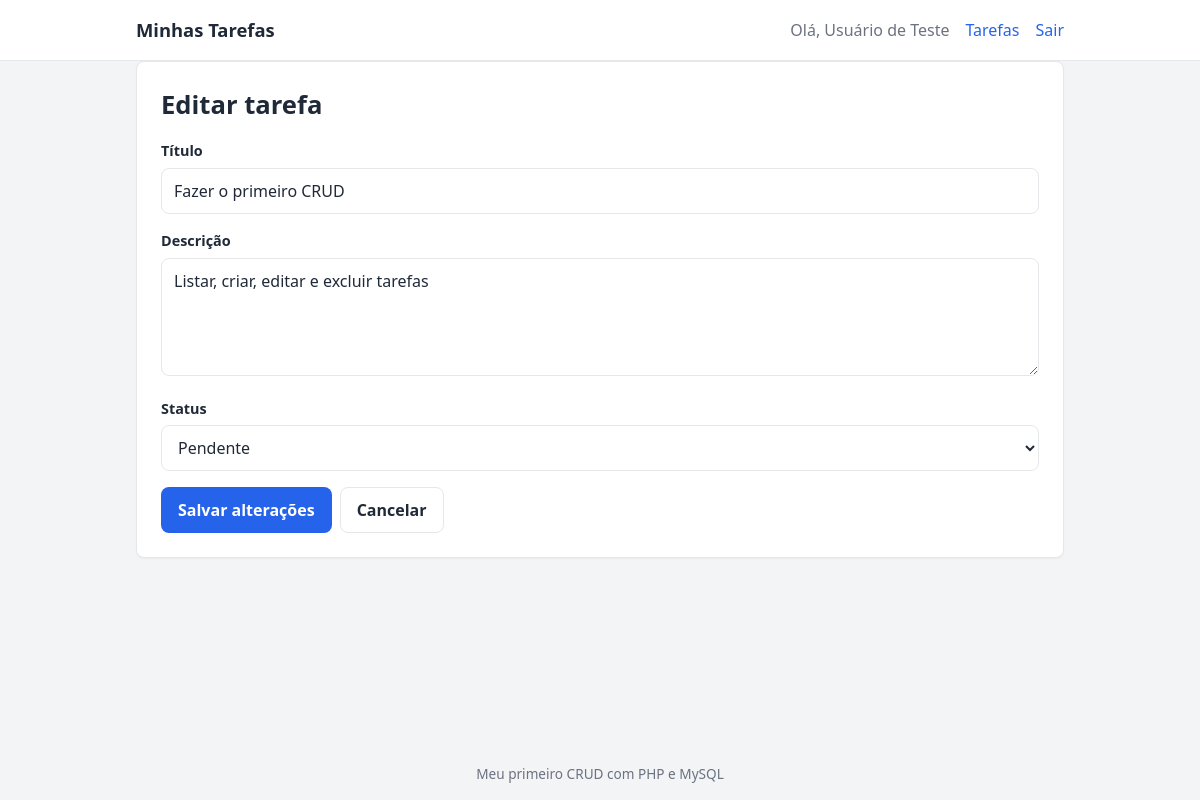
The page /editar.php?id=3 (signed in) on the database its author committed.
### tables this page shows
CREATE TABLE IF NOT EXISTS tarefas (
  id            INT UNSIGNED AUTO_INCREMENT PRIMARY KEY,
  usuario_id    INT UNSIGNED NOT NULL,
  titulo        VARCHAR(150) NOT NULL,
  descricao     TEXT NULL,
  status        ENUM('pendente', 'andamento', 'concluida') NOT NULL DEFAULT 'pendente',
  criado_em     TIMESTAMP DEFAULT CURRENT_TIMESTAMP,
  atualizado_em TIMESTAMP DEFAULT CURRENT_TIMESTAMP ON UPDATE CURRENT_TIMESTAMP,
  CONSTRAINT fk_tarefas_usuario
    FOREIGN KEY (usuario_id) REFERENCES usuarios(id)
    ON DELETE CASCADE
);

### funcoes.php (called while the page is built, shortened)
<?php
function e(?string $texto): string
{
    return htmlspecialchars($texto ?? '', ENT_QUOTES, 'UTF-8');
}

### form_tarefa.php (the view, shortened to what this page needs)
<form method="post">
    <div class="campo">
        <label for="titulo">Título</label>
        <input type="text" id="titulo" name="titulo" maxlength="150" value="<?= e($tarefa['titulo']) ?>" required>
    </div>
    <div class="campo">
        <label for="descricao">Descrição</label>
        <textarea id="descricao" name="descricao" rows="4"><?= e($tarefa['descricao']) ?></textarea>
    </div>
    <div class="campo">
        <label for="status">Status</label>
        <select id="status" name="status">
            <?php foreach (STATUS_TAREFA as $valor => $rotulo): ?>
                <option value="<?= e($valor) ?>" <?= $tarefa['status'] === $valor ? 'selected' : '' ?>>
                    <?= e($rotulo) ?>
                </option>
            <?php endforeach; ?>
        </select>
    </div>
    <div class="form-acoes">
        <button type="submit" class="btn btn-primario"><?= e($textoBotao) ?></button>
        <a class="btn btn-secundario" href="index.php">Cancelar</a>
    </div>
</form>

### style.css (style rules this page uses)
:root { --cor-primaria: #2563eb; --cor-primaria-escura: #1d4ed8; --cor-perigo: #dc2626; --cor-perigo-escura: #b91c1c; --cor-fundo: #f3f4f6; --cor-card: #ffffff; --cor-texto: #1f2937; --cor-suave: #6b7280; --cor-borda: #e5e7eb; --raio: 8px; }
* { box-sizing: border-box; }
body { margin: 0; min-height: 100vh; display: flex; flex-direction: column; font-family: system-ui, -apple-system, 'Segoe UI', Roboto, sans-serif; background: var(--cor-fundo); color: var(--cor-texto); line-height: 1.5; }
a { color: var(--cor-primaria); text-decoration: none; }
.campo { margin-bottom: 16px; }
.campo label { display: block; margin-bottom: 6px; font-weight: 600; font-size: .9rem; }
.campo input, .campo textarea, .campo select { width: 100%; padding: 10px 12px; font: inherit; color: inherit; background: #fff; border: 1px solid var(--cor-borda); border-radius: var(--raio); }
.form-acoes { display: flex; gap: 8px; }
.btn { display: inline-block; padding: 10px 16px; font: inherit; font-weight: 600; text-align: center; border: 1px solid transparent; border-radius: var(--raio); cursor: pointer; }
.btn-primario { background: var(--cor-primaria); color: #fff; }
.btn-secundario { background: #fff; color: var(--cor-texto); border-color: var(--cor-borda); }

### rows shown on the page
tarefas: titulo "Fazer o primeiro CRUD", descricao "Listar, criar, editar e excluir tarefas", status "Pendente"

### other values the page prints
$_SESSION['usuario_nome'] "Usuário de Teste"
$textoBotao "Salvar alterações"
